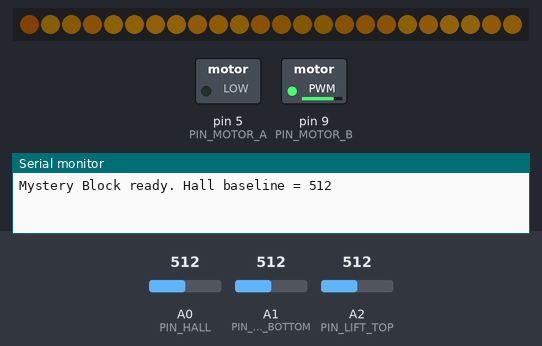
Simulated run of this sketch. Board: Arduino Nano, built with avr-gcc and run on an emulated ATmega328P. Parts: 24 RGB LEDs in strip order, left to right, switched loads named in the sketch (green lamp = pin HIGH), the last lines printed to the serial monitor. The test bench sets the inputs (shaded band); at power-on: A1 (PIN_LIFT_BOTTOM) = 512, A0 (PIN_HALL) = 512, A2 (PIN_LIFT_TOP) = 512. Dim RGB values are drawn brighter than linear; random numbers use the default seed unless the sketch sets one; the audio player accepts every command and is not drawn.

Above: at 2.7 s.
2.8 s: A1 (PIN_LIFT_BOTTOM) set to 616
5.5 s: A1 (PIN_LIFT_BOTTOM) set to 650
At 6.32 s:
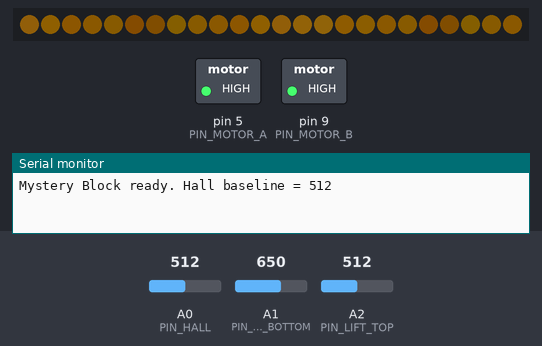
7.9 s: A0 (PIN_HALL) set to 557
9.8 s: A0 (PIN_HALL) set to 578
At 10.0 s:
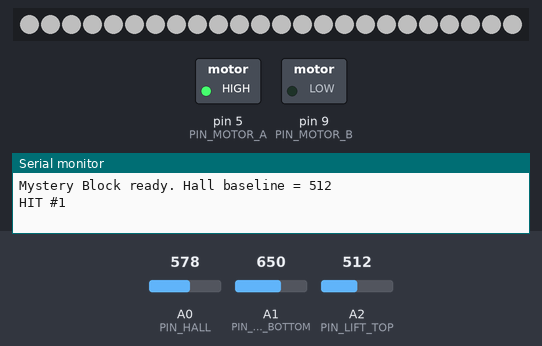
12.2 s: A2 (PIN_LIFT_TOP) set to 621
At 12.76 s:
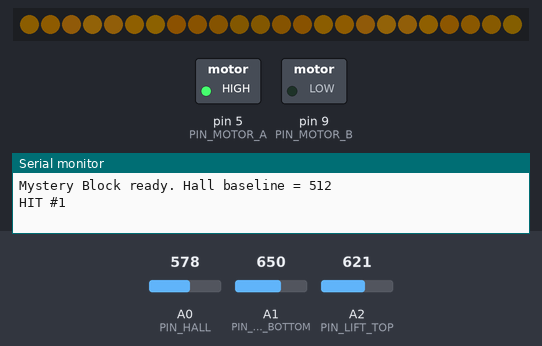
At 14.91 s:
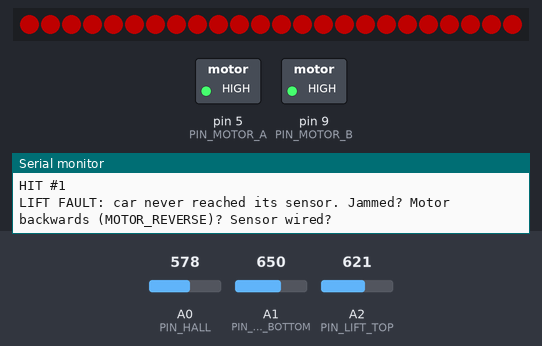
15.2 s: A2 (PIN_LIFT_TOP) set to 641
Timing chart, 0 to 17.7 s (numbered marks = the images above; inputs shaded):
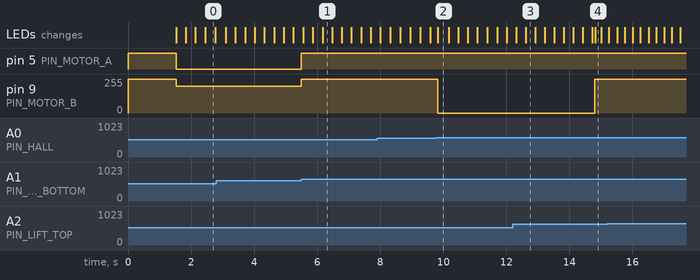

The sketch:

mystery_block.ino
```cpp
// ---------------------------------------------------------------------------
// Mystery Block - sound + light firmware
//
// A hit on the bottom panel (Hall sensor + magnet) starts the lift: the N20
// motor drives a GT2 belt that raises the car until the capsule sits on top
// of the lid, holds it there for the kid to take, then lowers the car so the
// next capsule rolls in. Plus chime + LEDs.
// Bench test: send 'f' in the Serial Monitor (115200) to fake a hit.
//
// Board: Arduino Nano (ATmega328P). Libraries (Library Manager):
//   - DFRobotDFPlayerMini
//   - Adafruit NeoPixel
// ---------------------------------------------------------------------------
#include <Arduino.h>
#include <Adafruit_NeoPixel.h>
#include <DFRobotDFPlayerMini.h>
#include <SoftwareSerial.h>

#include "config.h"
#include "hit_detector.h"
#include "lift.h"

Adafruit_NeoPixel leds(LED_COUNT, PIN_LEDS, NEO_GRB + NEO_KHZ800);
SoftwareSerial dfSerial(PIN_DF_RX, PIN_DF_TX);
DFRobotDFPlayerMini player;
HitDetector detector(HIT_THRESHOLD, HIT_RELEASE, HIT_REFRACTORY);
Lift lift(LIFT_TIMEOUT, LIFT_HOLD_MS);
MagnetSensor bottomSensor(512, LIFT_ON_DELTA, LIFT_OFF_DELTA);
MagnetSensor topSensor(512, LIFT_ON_DELTA, LIFT_OFF_DELTA);

enum Mode : uint8_t { IDLE, BURST, BONUS, SLEEP, FAULTED };
Mode mode = IDLE;
uint32_t modeStart = 0;
uint32_t lastHitMs = 0;
uint32_t lastFrame = 0;
uint32_t hitCount = 0;

// ---- helpers ----------------------------------------------------------------
static uint32_t gold(uint8_t level) {  // warm "coin" colour scaled 0..255
  return leds.Color((uint16_t)255 * level / 255, (uint16_t)170 * level / 255,
                    (uint16_t)20 * level / 255);
}

static uint8_t tri8(uint32_t t, uint16_t period) {  // 0..255..0 triangle wave
  uint16_t p = t % period;
  uint32_t half = period / 2;
  uint32_t v = p < half ? p : period - p;
  return (uint8_t)(v * 255 / half);
}

static void playSound(uint8_t track) {
#if SOUND_ENABLED
  player.playFolder(SOUND_FOLDER, track);
#else
  (void)track;
#endif
}

// dir: +1 up, -1 down, 0 brake (both inputs high holds the car in place).
static void motor(int8_t dir) {
  if (dir == 0) {
    digitalWrite(PIN_MOTOR_A, HIGH);
    digitalWrite(PIN_MOTOR_B, HIGH);
    return;
  }
  if (MOTOR_REVERSE) dir = -dir;
  if (dir > 0) {
    analogWrite(PIN_MOTOR_A, MOTOR_SPEED);
    digitalWrite(PIN_MOTOR_B, LOW);
  } else {
    digitalWrite(PIN_MOTOR_A, LOW);
    analogWrite(PIN_MOTOR_B, MOTOR_SPEED_DOWN);
  }
}

static void setMode(Mode m, uint32_t now) {
  mode = m;
  modeStart = now;
}

// ---- LED animations (non-blocking, ~50 fps) ----------------------------------
static void frameIdle(uint32_t now) {
  // gentle shimmer: each pixel breathes with its own phase
  for (uint8_t i = 0; i < LED_COUNT; i++) {
    uint8_t b = 18 + tri8(now + i * 173UL, 2400) / 6;
    leds.setPixelColor(i, gold(b));
  }
}

static void frameBurst(uint32_t now) {
  uint32_t t = now - modeStart;
  if (t < 60) {  // white flash
    leds.fill(leds.Color(255, 255, 255));
    return;
  }
  if (t > 700) {
    setMode(IDLE, now);
    return;
  }
  uint8_t level = 255 - (uint8_t)((t - 60) * 230 / 640);
  for (uint8_t i = 0; i < LED_COUNT; i++) {
    uint8_t sparkle = (random(100) < 15) ? 255 : level;
    leds.setPixelColor(i, gold(sparkle));
  }
}

static void frameBonus(uint32_t now) {
  uint32_t t = now - modeStart;
  if (t > 1800) {
    setMode(IDLE, now);
    return;
  }
  for (uint8_t i = 0; i < LED_COUNT; i++) {
    uint16_t hue = (uint16_t)(i * 65536UL / LED_COUNT + t * 90);
    leds.setPixelColor(i, leds.gamma32(leds.ColorHSV(hue)));
  }
}

static void frameFault(uint32_t now) {
  bool on = (now / 250) % 2;
  leds.fill(on ? leds.Color(255, 0, 0) : 0);
}

// ---- setup / loop ---------------------------------------------------------------
void setup() {
  Serial.begin(115200);
  pinMode(PIN_DF_BUSY, INPUT_PULLUP);
  pinMode(PIN_MOTOR_A, OUTPUT);
  pinMode(PIN_MOTOR_B, OUTPUT);
  motor(0);

  leds.begin();
  leds.setBrightness(LED_BRIGHTNESS);
  leds.clear();
  leds.show();

  // Resting Hall reading: average while the panel hangs still.
  long sum = 0;
  for (int i = 0; i < 64; i++) {
    sum += analogRead(PIN_HALL);
    delay(2);
  }
  detector.begin((int)(sum / 64));
  Serial.print(F("Mystery Block ready. Hall baseline = "));
  Serial.println(detector.baseline());

#if SOUND_ENABLED
  dfSerial.begin(9600);
  // isACK=false: never block waiting for the module (keeps LEDs smooth and
  // lets the block run without a DFPlayer fitted).
  player.begin(dfSerial, false, true);
  delay(800);  // DFPlayer boot + SD scan
  player.volume(SOUND_VOLUME);
  delay(50);
  playSound(SND_STARTUP);
#endif
  randomSeed(analogRead(A7));
  lastHitMs = millis();
  setMode(IDLE, millis());
  lift.begin(millis());  // drives the car down to its loading position
}

void loop() {
  uint32_t now = millis();

  bool fireNow = detector.update(analogRead(PIN_HALL), now);
  if (Serial.available() && Serial.read() == 'f') fireNow = true;

  if (fireNow) {
    lastHitMs = now;
    if (lift.raise(now)) {
      hitCount++;
      bool bonus = BONUS_EVERY > 0 && hitCount % BONUS_EVERY == 0;
      playSound(bonus ? SND_BONUS : SND_COIN);
      setMode(bonus ? BONUS : BURST, now);
      Serial.print(F("HIT #"));
      Serial.println(hitCount);
    }
  }

  bool atBottom = bottomSensor.update(analogRead(PIN_LIFT_BOTTOM));
  bool atTop = topSensor.update(analogRead(PIN_LIFT_TOP));
  Lift::State before = lift.state();
  motor(lift.update(atBottom, atTop, now));
  if (lift.state() == Lift::FAULT && before != Lift::FAULT) {
    Serial.println(F("LIFT FAULT: car never reached its sensor. Jammed? "
                     "Motor backwards (MOTOR_REVERSE)? Sensor wired?"));
    setMode(FAULTED, now);
  } else if (mode == FAULTED && lift.state() != Lift::FAULT) {
    setMode(IDLE, now);
  }

#if DEBUG_HALL || DEBUG_LIFT
  static uint32_t lastDbg = 0;
  if (now - lastDbg >= 50) {
    lastDbg = now;
#if DEBUG_HALL
    Serial.print(F("hit raw="));
    Serial.print(analogRead(PIN_HALL));
    Serial.print(F(" base="));
    Serial.print(detector.baseline());
    Serial.print(' ');
#endif
#if DEBUG_LIFT
    Serial.print(F("bottom raw="));
    Serial.print(analogRead(PIN_LIFT_BOTTOM));
    Serial.print(atBottom ? F(" MAGNET") : F(" -"));
    Serial.print(F(" top raw="));
    Serial.print(analogRead(PIN_LIFT_TOP));
    Serial.print(atTop ? F(" MAGNET") : F(" -"));
    Serial.print(F(" state="));
    Serial.print(lift.state());
#endif
    Serial.println();
  }
#endif

  if (mode == IDLE && now - lastHitMs > IDLE_SLEEP_MS) setMode(SLEEP, now);

  if (now - lastFrame >= 20) {
    lastFrame = now;
    switch (mode) {
      case IDLE:    frameIdle(now); break;
      case BURST:   frameBurst(now); break;
      case BONUS:   frameBonus(now); break;
      case SLEEP:   leds.clear(); break;
      case FAULTED: frameFault(now); break;
    }
    leds.show();
  }
}
```

hit_detector.h
```cpp
// Hall-effect hit detector. Pure C++ (no Arduino calls) so it can be unit
// tested on a PC: see firmware/test/test_hit_detector.cpp.
#pragma once
#include <stdint.h>
#include <stdlib.h>

class HitDetector {
 public:
  HitDetector(int threshold, int release, uint16_t refractoryMs)
      : threshold_(threshold), release_(release), refractory_(refractoryMs) {}

  // Call once at boot with the resting reading (average a few samples).
  void begin(int baseline) {
    baseline16_ = (int32_t)baseline << 4;
    armed_ = true;
    lastHit_ = 0;
    hasHit_ = false;
  }

  // Feed one ADC sample. Returns true exactly once per hit.
  bool update(int raw, uint32_t nowMs) {
    int dev = abs(raw - baseline());
    bool hit = false;
    bool cooling = hasHit_ && (uint32_t)(nowMs - lastHit_) < refractory_;
    if (armed_ && !cooling && dev >= threshold_) {
      hit = true;
      armed_ = false;
      lastHit_ = nowMs;
      hasHit_ = true;
    } else if (!armed_ && dev <= release_ && !cooling) {
      armed_ = true;
    }
    // Track slow drift (temperature, supply) only while clearly at rest.
    if (armed_ && dev < release_) {
      baseline16_ += (((int32_t)raw << 4) - baseline16_) >> 6;
    }
    return hit;
  }

  int baseline() const { return (int)(baseline16_ >> 4); }
  bool armed() const { return armed_; }

 private:
  int threshold_, release_;
  uint16_t refractory_;
  int32_t baseline16_ = 512L << 4;
  bool armed_ = true;
  bool hasHit_ = false;
  uint32_t lastHit_ = 0;
};
```

lift.h
```cpp
// Lift state machine. Pure C++ (no Arduino calls) so it is unit tested on a
// PC: see firmware/test/test_lift.cpp.
//
// A belt raises the car from the loading position (bottom) until the capsule
// sits on top of the lid, waits for the kid to take it, then goes back down.
// A magnet in the belt clamp passes two Hall sensors: BOTTOM and TOP.
//   HOMING  : drive down until the bottom sensor          -> DOWN
//   DOWN    : motor off, a capsule rolls in. raise()      -> RAISING
//   RAISING : drive up until the top sensor                -> HOLDING
//   HOLDING : motor off, capsule presented for holdMs      -> LOWERING
//   LOWERING: drive down until the bottom sensor           -> DOWN
//   FAULT   : motor off. Any move that takes too long ends here (jam,
//             motor wired backwards, sensor missing). raise() re-homes.
// An untaken capsule simply rides back down and is offered next time.
#pragma once
#include <stdint.h>

class Lift {
 public:
  enum State : uint8_t { HOMING, DOWN, RAISING, HOLDING, LOWERING, FAULT };

  Lift(uint16_t moveTimeoutMs, uint16_t holdMs)
      : timeout_(moveTimeoutMs), hold_(holdMs) {}

  void begin(uint32_t now) { enter(HOMING, now); }

  // Request a lift. Returns false if busy (a cycle is already running).
  bool raise(uint32_t now) {
    if (state_ == DOWN) { enter(RAISING, now); return true; }
    if (state_ == FAULT) { enter(HOMING, now); return true; }
    return false;
  }

  // Call every loop with the debounced sensor flags. Returns the motor
  // command: +1 up, -1 down, 0 stop (brake).
  int8_t update(bool atBottom, bool atTop, uint32_t now) {
    uint32_t dt = now - since_;
    switch (state_) {
      case HOMING:
      case LOWERING:
        if (atBottom) {
          if (state_ == LOWERING) cycles_++;
          enter(DOWN, now);
        }
        break;
      case RAISING:
        if (atTop) enter(HOLDING, now);
        break;
      case HOLDING:
        if (dt >= hold_) enter(LOWERING, now);
        break;
      default:
        break;
    }
    bool moving = state_ == HOMING || state_ == RAISING || state_ == LOWERING;
    if (moving && (uint32_t)(now - since_) > timeout_) enter(FAULT, now);
    return direction();
  }

  int8_t direction() const {
    if (state_ == RAISING) return 1;
    if (state_ == HOMING || state_ == LOWERING) return -1;
    return 0;
  }
  State state() const { return state_; }
  uint32_t cycles() const { return cycles_; }

 private:
  void enter(State s, uint32_t now) { state_ = s; since_ = now; }
  uint16_t timeout_, hold_;
  State state_ = HOMING;
  uint32_t since_ = 0;
  uint32_t cycles_ = 0;
};

// Hysteresis on an SS49E Hall sensor (idles at ~512 counts).
class MagnetSensor {
 public:
  MagnetSensor(int center, int onDelta, int offDelta)
      : center_(center), on_(onDelta), off_(offDelta) {}
  bool update(int raw) {
    int d = raw > center_ ? raw - center_ : center_ - raw;
    if (!present_ && d >= on_) present_ = true;
    else if (present_ && d <= off_) present_ = false;
    return present_;
  }
  bool present() const { return present_; }

 private:
  int center_, on_, off_;
  bool present_ = false;
};
```

config.h
```cpp
// ---------------------------------------------------------------------------
// Mystery Block firmware configuration. Everything you might want to tweak.
// ---------------------------------------------------------------------------
#pragma once

// ---- Pins (Arduino Nano) ---------------------------------------------------
#define PIN_HALL        A0   // SS49E linear Hall sensor output
#define PIN_DF_RX       10   // Nano RX  <- DFPlayer TX
#define PIN_DF_TX       11   // Nano TX  -> 1k resistor -> DFPlayer RX
#define PIN_DF_BUSY     4    // optional: DFPlayer BUSY (LOW while playing)
#define PIN_LEDS        6    // WS2812 data, through a 330 ohm resistor
#define PIN_MOTOR_A     5    // MX1508 / DRV8833 IN1
#define PIN_MOTOR_B     9    // MX1508 / DRV8833 IN2
#define PIN_LIFT_BOTTOM A1   // SS49E on the belt housing: car is down
#define PIN_LIFT_TOP    A2   // SS49E on the belt housing: car is up

// ---- Hit detection ----------------------------------------------------------
// The hit panel carries a magnet. When the panel is bonked it jumps up toward
// the Hall sensor under the deck and the reading swings away from its resting
// value. Open the Serial Monitor (115200) with DEBUG_HALL 1 to see the numbers
// and tune these.
#define HIT_THRESHOLD   60    // ADC counts away from baseline that count as a hit
#define HIT_RELEASE     25    // must fall back under this before the next hit
#define HIT_REFRACTORY  250   // ms ignored after a hit (panel bounce)
#define DEBUG_HALL      0     // 1 = stream raw/baseline readings at 20 Hz

// ---- Lift (N20 gear motor + GT2 belt) ------------------------------------------
#define MOTOR_REVERSE   0     // set to 1 if "up" drives the car down (it then
                              // homes the wrong way and reports FAULT)
#define MOTOR_SPEED     255   // PWM 0..255 going up
#define MOTOR_SPEED_DOWN 200  // a little gentler coming down
#define LIFT_ON_DELTA   120   // counts from 512 that mean "magnet at sensor"
#define LIFT_OFF_DELTA  60    // ... and "magnet gone" (hysteresis)
#define LIFT_HOLD_MS    8000  // how long the capsule waits on top of the lid
#define LIFT_TIMEOUT    5000  // ms per move before giving up (jam protection)
#define DEBUG_LIFT      0     // 1 = stream lift sensor readings

// ---- Sound (DFPlayer Mini) ---------------------------------------------------
// microSD layout:  /01/001.wav coin   /01/002.wav bonus   /01/003.wav startup
#define SOUND_ENABLED   1
#define SOUND_VOLUME    24    // 0..30
#define SOUND_FOLDER    1
#define SND_COIN        1
#define SND_BONUS       2
#define SND_STARTUP     3
#define BONUS_EVERY     10    // every Nth hit plays the bonus sound + rainbow

// ---- LEDs ---------------------------------------------------------------------
#define LED_COUNT       24
#define LED_BRIGHTNESS  80    // 0..255. Keep < ~100 on a 2 A USB supply
#define IDLE_SLEEP_MS   600000UL  // LEDs turn off after 10 min without a hit
```

Measured:
- the behaviour switches between 631 and 632 on A1 (PIN_LIFT_BOTTOM) (found by bisection; images 0 and 1)
- the behaviour switches between 571 and 572 on A0 (PIN_HALL) (found by bisection; images 1 and 2)
- after the input at 9.8 s, pin 9 (PIN_MOTOR_B): 255/255 → 0/255 at once
